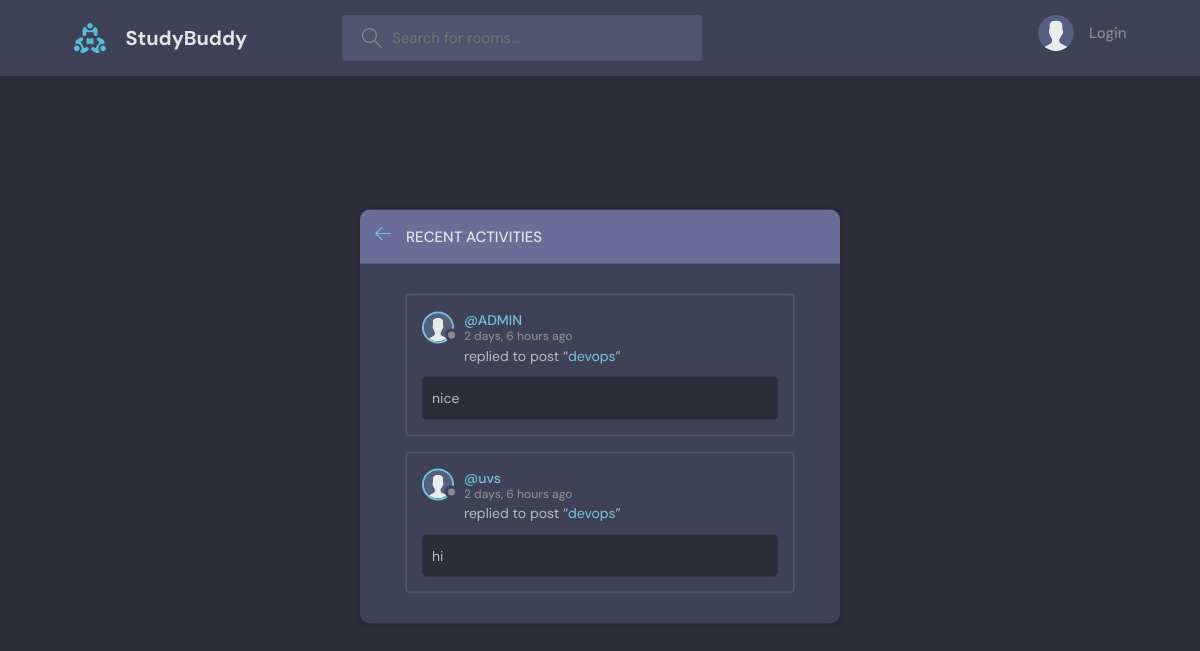
The page /activity/ on the database as committed earlier.
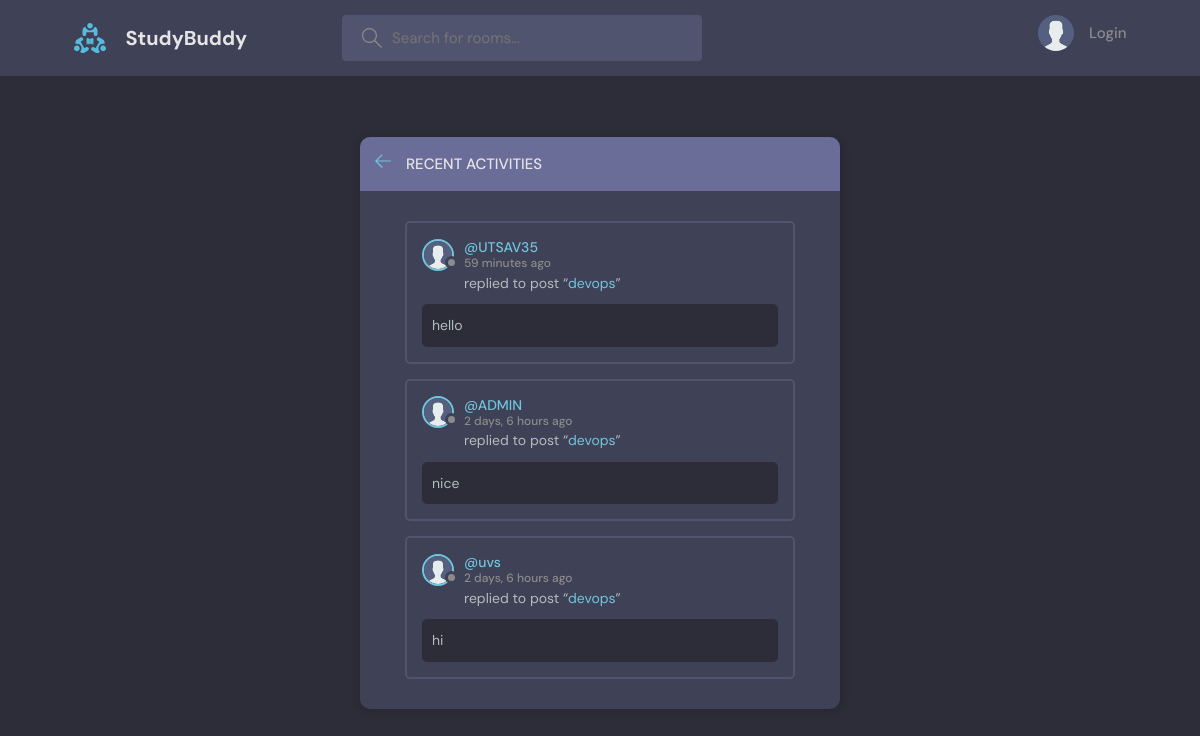
The same page on the database as committed later.
### base/models.py (models this page shows, shortened)
class Message(models.Model):
    user= models.ForeignKey(User, on_delete=models.CASCADE)
    room = models.ForeignKey(Room, on_delete=models.CASCADE)
    body = models.TextField()
    updated = models.DateTimeField(auto_now=True)
    created = models.DateTimeField(auto_now_add=True)
    class Meta:
        ordering = ['-updated', '-created']

class User(AbstractUser):
    name = models.CharField(null=True, max_length=200)
    email = models.EmailField(unique=True, null=True)
    bio = models.TextField(null=True, blank=True)
    avatar = models.ImageField(null=True, default="avatar.svg")
    USERNAME_FIELD = 'email'
    REQUIRED_FIELDS = []
    objects = UserManager()

class Room(models.Model):
    host= models.ForeignKey(User, on_delete=models.SET_NULL , null=True)
    topic = models.ForeignKey(Topic, on_delete=models.SET_NULL , null=True)
    name = models.CharField(max_length=200)
    description = models.TextField(null=True, blank=True)
    participants = models.ManyToManyField(User, related_name='participants', blank=True)
    updated = models.DateTimeField(auto_now=True)
    created = models.DateTimeField(auto_now_add=True)
    class Meta:
        ordering = ['-updated', '-created']
    def __str__(self):
        return self.name

### base/views.py (the view)
# urls.py: path('activity/', views.activityPage, name="activity"),
def activityPage(request):
    room_messages = Message.objects.filter()
    return render(request, 'base/activity.html', {'room_messages': room_messages})

### base/templates/base/activity.html (shortened to what this page needs)
{% extends 'main.html' %}
{% block content %}
    <main class="layout">
      <div class="container">
        <div class="layout__box">
          <div class="layout__boxHeader">
            <div class="layout__boxTitle">
              <a href="{% url 'home' %}">
                <svg version="1.1" xmlns="http://www.w3.org/2000/svg" width="32" height="32" viewBox="0 0 32 32">
                  <title>arrow-left</title>
                  <path
                    d="M13.723 2.286l-13.723 13.714 13.719 13.714 1.616-1.611-10.96-10.96h27.625v-2.286h-27.625l10.965-10.965-1.616-1.607z"
                  ></path>
                </svg>
              </a>
              <h3>Recent Activities</h3>
            </div>
          </div>
          <div class="activities-page layout__body">
            {% for message in room_messages %}
    <div class="activities__box">
      <div class="activities__boxHeader roomListRoom__header">
        <a href="{% url 'user-profile' message.user.id %}" class="roomListRoom__author">
          <div class="avatar avatar--small">
            <img src="{{message.user.avatar.url}}" />
          </div>
          <p>
            @{{message.user.username}}
            <span>{{message.created|timesince}} ago</span>
          </p>
        </a>
      </div>
      <div class="activities__boxContent">
        <p>replied to post “<a href="{%url 'room' message.room.id %}">{{message.room}}</a>”</p>
        <div class="activities__boxRoomContent">
          {{message.body}}
        </div>
      </div>
    </div>
    {% endfor %}
          </div>
        </div>
      </div>
    </main>
{% endblock content %}

Rows that differ between the two databases and show on the page:
added Message: user.avatar (placeholder picture), user.username "UTSAV35", created "59 minutes", room "devops", body "hello"
